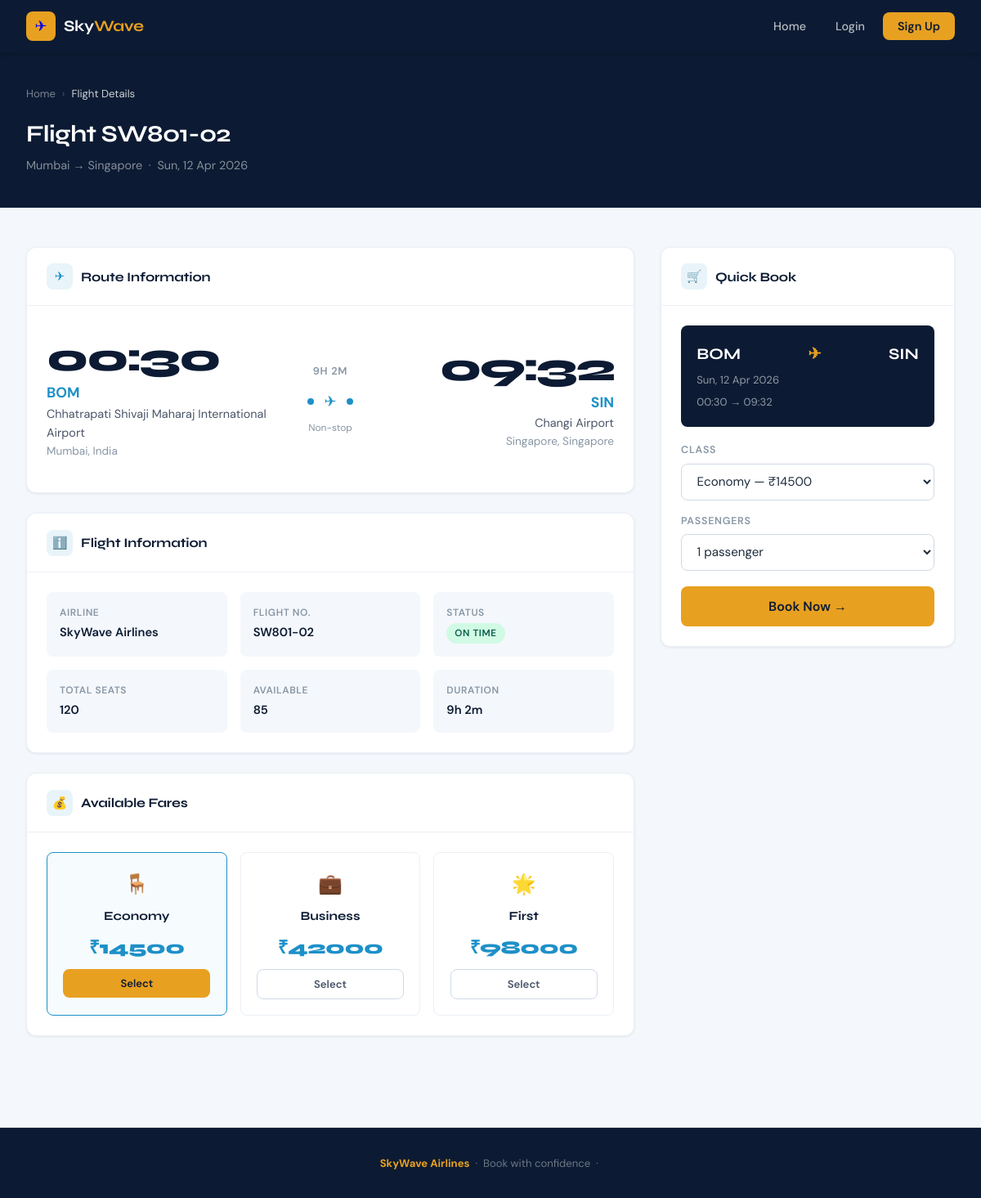
Screenshot of /flight/128/ with the database file from the repository.
### reservations/models.py (models this page shows, shortened)
class Flight(models.Model):
    CLASS_CHOICES = [
        ('economy', 'Economy'),
        ('business', 'Business'),
        ('first', 'First Class'),
    ]
    STATUS_CHOICES = [
        ('scheduled', 'Scheduled'),
        ('delayed', 'Delayed'),
        ('cancelled', 'Cancelled'),
        ('completed', 'Completed'),
    ]
    flight_number = models.CharField(max_length=10, unique=True)
    origin = models.ForeignKey(Airport, on_delete=models.CASCADE, related_name='departing_flights')
    destination = models.ForeignKey(Airport, on_delete=models.CASCADE, related_name='arriving_flights')
    departure_time = models.DateTimeField()
    arrival_time = models.DateTimeField()
    total_seats = models.IntegerField(default=180)
    available_seats = models.IntegerField(default=180)
    economy_price = models.DecimalField(max_digits=10, decimal_places=2)
    business_price = models.DecimalField(max_digits=10, decimal_places=2)
    first_class_price = models.DecimalField(max_digits=10, decimal_places=2)
    status = models.CharField(max_length=20, choices=STATUS_CHOICES, default='scheduled')
    airline_name = models.CharField(max_length=100, default='SkyWave Airlines')
    def duration(self):
        delta = self.arrival_time - self.departure_time
        hours, remainder = divmod(int(delta.total_seconds()), 3600)
        minutes = remainder // 60
        return f"{hours}h {minutes}m"

class Airport(models.Model):
    code = models.CharField(max_length=3, unique=True)
    name = models.CharField(max_length=200)
    city = models.CharField(max_length=100)
    country = models.CharField(max_length=100)

### reservations/views.py (the view)
# urls.py: path('flight/<int:flight_id>/', views.flight_detail, name='flight_detail'),
def flight_detail(request, flight_id):
    flight = get_object_or_404(Flight, id=flight_id)
    seat_class = request.GET.get('seat_class', 'economy')
    passengers = request.GET.get('passengers', '1')
    fare_classes = [
        ('economy', flight.economy_price, '🪑'),
        ('business', flight.business_price, '💼'),
        ('first', flight.first_class_price, '🌟'),
    ]
    return render(request, 'reservations/flight_detail.html', {
        'flight': flight, 'seat_class': seat_class,
        'passengers': passengers, 'fare_classes': fare_classes,
    })

### templates/reservations/flight_detail.html (shortened to what this page needs)
{% extends 'base.html' %}
{% block content %}
<div class="page-header">
  <div class="page-header-inner">
    <div class="breadcrumb">
      <a href="{% url 'home' %}">Home</a>
      <span class="sep">›</span>
      <span class="current">Flight Details</span>
    </div>
    <h1>Flight {{ flight.flight_number }}</h1>
    <p>{{ flight.origin.city }} → {{ flight.destination.city }} &nbsp;·&nbsp; {{ flight.departure_time|date:"D, d M Y" }}</p>
  </div>
</div>
<div class="main-content">
  <div style="display:grid;grid-template-columns:1fr 360px;gap:2rem;">
    <div>
      <div class="card" style="margin-bottom:1.5rem;">
        <div class="card-header">
          <div class="card-header-icon">✈</div>
          <div class="card-title">Route Information</div>
        </div>
        <div class="card-body">
          <div style="display:grid;grid-template-columns:1fr auto 1fr;gap:2rem;align-items:center;padding:1rem 0;">
            <div>
              <div style="font-family:'Syne',sans-serif;font-size:3rem;font-weight:800;color:var(--navy);letter-spacing:-0.04em;line-height:1;">{{ flight.departure_time|time:"H:i" }}</div>
              <div style="font-size:1.1rem;font-weight:700;color:var(--sky);margin-top:4px;">{{ flight.origin.code }}</div>
              <div style="font-size:0.9rem;color:var(--gray-600);">{{ flight.origin.name }}</div>
              <div style="font-size:0.85rem;color:var(--gray-400);">{{ flight.origin.city }}, {{ flight.origin.country }}</div>
            </div>
            <div style="text-align:center;">
              <div style="font-size:0.8rem;font-weight:600;color:var(--gray-400);text-transform:uppercase;letter-spacing:0.06em;margin-bottom:12px;">{{ flight.duration }}</div>
              <div style="display:flex;align-items:center;gap:6px;">
                <div style="width:8px;height:8px;border-radius:50%;background:var(--sky);"></div>
                <div style="font-size:18px;color:var(--sky);">✈</div>
                <div style="width:8px;height:8px;border-radius:50%;background:var(--sky);"></div>
              </div>
              <div style="font-size:0.75rem;color:var(--gray-400);margin-top:8px;">Non-stop</div>
            </div>
            <div style="text-align:right;">
              <div style="font-family:'Syne',sans-serif;font-size:3rem;font-weight:800;color:var(--navy);letter-spacing:-0.04em;line-height:1;">{{ flight.arrival_time|time:"H:i" }}</div>
              <div style="font-size:1.1rem;font-weight:700;color:var(--sky);margin-top:4px;">{{ flight.destination.code }}</div>
              <div style="font-size:0.9rem;color:var(--gray-600);">{{ flight.destination.name }}</div>
              <div style="font-size:0.85rem;color:var(--gray-400);">{{ flight.destination.city }}, {{ flight.destination.country }}</div>
            </div>
          </div>
        </div>
      </div>
      <div class="card" style="margin-bottom:1.5rem;">
        <div class="card-header">
          <div class="card-header-icon">ℹ️</div>
          <div class="card-title">Flight Information</div>
        </div>
        <div class="card-body">
          <div style="display:grid;grid-template-columns:repeat(3,1fr);gap:1rem;">
            <div class="confirm-detail-item">
              <div class="detail-label">Airline</div>
              <div class="detail-value">{{ flight.airline_name }}</div>
            </div>
            <div class="confirm-detail-item">
              <div class="detail-label">Flight No.</div>
              <div class="detail-value">{{ flight.flight_number }}</div>
            </div>
            <div class="confirm-detail-item">
              <div class="detail-label">Status</div>
              <div class="detail-value">
                {% if flight.status == 'scheduled' %}<span class="badge badge-success">On Time</span>
                {% elif flight.status == 'delayed' %}<span class="badge badge-warning">Delayed</span>
                {% elif flight.status == 'cancelled' %}<span class="badge badge-danger">Cancelled</span>
                {% else %}<span class="badge badge-info">{{ flight.status|title }}</span>{% endif %}
              </div>
            </div>
            <div class="confirm-detail-item">
              <div class="detail-label">Total Seats</div>
              <div class="detail-value">{{ flight.total_seats }}</div>
            </div>
            <div class="confirm-detail-item">
              <div class="detail-label">Available</div>
              <div class="detail-value">{{ flight.available_seats }}</div>
            </div>
            <div class="confirm-detail-item">
              <div class="detail-label">Duration</div>
              <div class="detail-value">{{ flight.duration }}</div>
            </div>
          </div>
        </div>
      </div>
      <div class="card">
        <div class="card-header">
          <div class="card-header-icon">💰</div>
          <div class="card-title">Available Fares</div>
        </div>
        <div class="card-body">
          <div style="display:grid;grid-template-columns:repeat(3,1fr);gap:1rem;">
            {% for cls, price, desc in fare_classes %}
            <div style="border:1.5px solid var(--gray-100);border-radius:var(--radius-sm);padding:1.2rem;text-align:center;{% if seat_class == cls %}border-color:var(--sky);background:rgba(30,144,200,0.04);{% endif %}">
              <div style="font-size:1.5rem;margin-bottom:0.5rem;">{{ desc }}</div>
              <div style="font-family:'Syne',sans-serif;font-weight:700;color:var(--navy);font-size:0.95rem;">{{ cls|title }}</div>
              <div style="font-family:'Syne',sans-serif;font-size:1.4rem;font-weight:800;color:var(--sky);margin:0.5rem 0;letter-spacing:-0.02em;">₹{{ price|floatformat:0 }}</div>
              <a href="{% url 'book_flight' flight.id %}?seat_class={{ cls }}&passengers={{ passengers }}" class="btn {% if seat_class == cls %}btn-amber{% else %}btn-outline{% endif %} btn-sm btn-full">Select</a>
            </div>
            {% endfor %}
          </div>
        </div>
      </div>
    </div>
    <div>
      <div class="card" style="position:sticky;top:80px;">
        <div class="card-header">
          <div class="card-header-icon">🛒</div>
          <div class="card-title">Quick Book</div>
        </div>
        <div class="card-body">
          <div class="summary-flight" style="margin-bottom:1.2rem;">
            <div class="summary-route">
              <span>{{ flight.origin.code }}</span>
              <span class="arrow">✈</span>
              <span>{{ flight.destination.code }}</span>
            </div>
            <div class="summary-detail">{{ flight.departure_time|date:"D, d M Y" }}</div>
            <div class="summary-detail">{{ flight.departure_time|time:"H:i" }} → {{ flight.arrival_time|time:"H:i" }}</div>
          </div>
          <div class="form-group" style="margin-bottom:1rem;">
            <label>Class</label>
            <select class="form-control" id="classSelect">
              <option value="economy" {% if seat_class == 'economy' %}selected{% endif %}>Economy — ₹{{ flight.economy_price|floatformat:0 }}</option>
            </select>
          </div>
          <div class="form-group" style="margin-bottom:1.2rem;">
            <label>Passengers</label>
            <select class="form-control" id="paxSelect">
              {% for i in "12345678" %}<option value="{{ i }}" {% if passengers == i %}selected{% endif %}>{{ i }} passenger{{ i|pluralize }}</option>{% endfor %}
            </select>
          </div>
          <button class="btn btn-amber btn-lg btn-full" id="bookBtn">Book Now →</button>
        </div>
      </div>
    </div>
  </div>
</div>
{% endblock %}

### reservations/static/css/style.css (style rules this page uses)
:root { --navy: #0C1B33; --navy-mid: #1A2F4E; --navy-light: #243B55; --sky: #1E90C8; --sky-light: #3BA3D4; --amber: #E8A020; --amber-light: #F0B840; --white: #FFFFFF; --off-white: #F4F7FB; --gray-100: #EBF0F6; --gray-200: #D0DAE6; --gray-400: #8896A5; --gray-600: #4A5568; --gray-800: #1E2D3D; --success: #10B981; --danger: #EF4444; --warning: #F59E0B; --shadow-sm: 0 1px 3px rgba(12,27,51,0.08); --shadow-md: 0 4px 16px rgba(12,27,51,0.12); --shadow-lg: 0 8px 32px rgba(12,27,51,0.16); --radius: 12px; --radius-sm: 8px; }
*, *::before, *::after { box-sizing: border-box; margin: 0; padding: 0; }
body { font-family: 'DM Sans', sans-serif; background: var(--off-white); color: var(--gray-800); line-height: 1.6; min-height: 100vh; }
.form-group { display: flex; flex-direction: column; gap: 6px; }
.form-group label { font-size: 0.78rem; font-weight: 600; color: var(--gray-400); text-transform: uppercase; letter-spacing: 0.06em; }
.form-control { border: 1.5px solid var(--gray-200); border-radius: var(--radius-sm); padding: 0.65rem 0.9rem; font-family: 'DM Sans', sans-serif; font-size: 0.95rem; color: var(--gray-800); background: var(--white); transition: border-color 0.2s, box-shadow 0.2s; width: 100%; outline: none; }
select.form-control { cursor: pointer; }
.btn { display: inline-flex; align-items: center; justify-content: center; gap: 8px; font-family: 'DM Sans', sans-serif; font-weight: 600; font-size: 0.9rem; padding: 0.7rem 1.5rem; border-radius: var(--radius-sm); border: none; cursor: pointer; transition: all 0.2s; text-decoration: none; white-space: nowrap; }
.btn-amber { background: var(--amber); color: var(--navy); }
.btn-outline { background: transparent; border: 1.5px solid var(--gray-200); color: var(--gray-600); }
.btn-lg { padding: 0.85rem 2rem; font-size: 1rem; }
.btn-sm { padding: 0.45rem 1rem; font-size: 0.82rem; }
.btn-full { width: 100%; }
.main-content { max-width: 1200px; margin: 0 auto; padding: 3rem 2rem; }
.badge { display: inline-block; padding: 3px 10px; border-radius: 20px; font-size: 0.73rem; font-weight: 600; text-transform: uppercase; letter-spacing: 0.05em; }
.badge-success { background: #D1FAE5; color: #065F46; }
.page-header { background: var(--navy); padding: 2.5rem 2rem; }
.page-header-inner { max-width: 1200px; margin: 0 auto; }
.page-header h1 { font-family: 'Syne', sans-serif; font-size: 1.8rem; font-weight: 700; color: var(--white); letter-spacing: -0.02em; }
.page-header p { color: rgba(255,255,255,0.5); font-size: 0.9rem; margin-top: 4px; }
.breadcrumb { display: flex; gap: 8px; align-items: center; margin-bottom: 1rem; }
.breadcrumb a, .breadcrumb span { font-size: 0.82rem; color: rgba(255,255,255,0.45); text-decoration: none; }
.breadcrumb .sep { color: rgba(255,255,255,0.25); }
.breadcrumb .current { color: rgba(255,255,255,0.8); }
.card { background: var(--white); border-radius: var(--radius); box-shadow: var(--shadow-sm); border: 1.5px solid var(--gray-100); overflow: hidden; }
.card-header { padding: 1.2rem 1.5rem; border-bottom: 1.5px solid var(--gray-100); display: flex; align-items: center; gap: 10px; }
.card-header-icon { width: 32px; height: 32px; background: rgba(30,144,200,0.1); border-radius: 8px; display: flex; align-items: center; justify-content: center; color: var(--sky); font-size: 15px; }
.card-title { font-family: 'Syne', sans-serif; font-size: 1rem; font-weight: 700; color: var(--navy); letter-spacing: -0.01em; }
.card-body { padding: 1.5rem; }
.summary-flight { background: var(--navy); border-radius: var(--radius-sm); padding: 1.2rem; margin-bottom: 1rem; }
.summary-route { display: flex; align-items: center; justify-content: space-between; color: var(--white); font-family: 'Syne', sans-serif; font-size: 1.2rem; font-weight: 700; }
.summary-route .arrow { color: var(--amber); }
.summary-detail { color: rgba(255,255,255,0.55); font-size: 0.82rem; margin-top: 6px; }
.confirm-detail-item { background: var(--off-white); border-radius: var(--radius-sm); padding: 1rem; }
.detail-label { font-size: 0.75rem; font-weight: 600; color: var(--gray-400); text-transform: uppercase; letter-spacing: 0.05em; }
.detail-value { font-weight: 600; color: var(--navy); margin-top: 3px; font-size: 0.92rem; }

### rows the page displays
Flight: flight_number "SW801-02", origin.city "Mumbai", destination.city "Singapore", departure_time "Sun, 12 Apr 2026", departure_time "00:30", origin.code "BOM", origin.name "Chhatrapati Shivaji Maharaj International Airport", origin.country "India", duration "9H 2M", arrival_time "09:32", destination.code "SIN", destination.name "Changi Airport", destination.country "Singapore", airline_name "SkyWave Airlines", total_seats "120", available_seats "85", duration "9h 2m", fare_classes "14500" "42000" "98000"

### other values shown
{{ desc }} "🪑" "💼" "🌟"
{{ cls|title }} "Economy" "Business" "First"
form field value "1 passenger"
